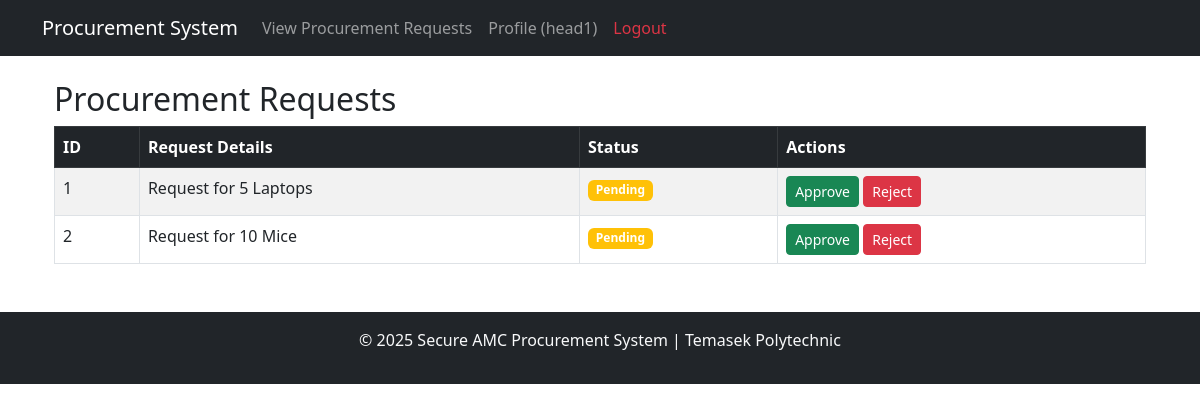
The app's page /inventory_system/view_procurement_requests.php (signed in) with its own data.
### tables this page shows
CREATE TABLE `procurement_requests` (
  `id` int(11) NOT NULL,
  `request_details` text NOT NULL,
  `status` enum('Pending','Approved','Rejected') NOT NULL
);

### inventory_system/view_procurement_requests.php (the view, shortened to what this page needs)
<?php
include 'header.php';
include 'db_connect.php';
$sql = "SELECT id, request_details, status FROM procurement_requests";
$result = $conn->query($sql);
?>
<div class="container mt-4">
    <h2>Procurement Requests</h2>
    <?php if ($result->num_rows > 0): ?>
        <table class="table table-bordered table-striped">
            <thead class="table-dark">
                <tr>
                    <th>ID</th>
                    <th>Request Details</th>
                    <th>Status</th>
                    <th>Actions</th>
                </tr>
            </thead>
            <tbody>
                <?php while ($row = $result->fetch_assoc()): ?>
                    <tr>
                        <td><?php echo htmlspecialchars($row["id"]); ?></td>
                        <td><?php echo htmlspecialchars($row["request_details"]); ?></td>
                        <td>
                            <span class="badge <?php echo ($row["status"] == 'Approved') ? 'bg-success' : (($row["status"] == 'Rejected') ? 'bg-danger' : 'bg-warning'); ?>">
                                <?php echo htmlspecialchars($row["status"]); ?>
                            </span>
                        </td>
                        <td>
                            <form method="POST" action="update_request_status.php" style="display:inline-block;">
                                <button type="submit" class="btn btn-success btn-sm">Approve</button>
                            </form>
                            <form method="POST" action="update_request_status.php" style="display:inline-block;">
                                <button type="submit" class="btn btn-danger btn-sm">Reject</button>
                            </form>
                        </td>
                    </tr>
                <?php endwhile; ?>
            </tbody>
        </table>
    <?php else: ?>
        <div class="alert alert-warning">No procurement requests found.</div>
    <?php endif; ?>
</div>
<?php
include 'footer.php';
?>

### records on screen
procurement_requests: id "1", request_details "Request for 5 Laptops", status "Pending"
procurement_requests: id "2", request_details "Request for 10 Mice", status "Pending"

### other values on screen
$user_name "head1"
